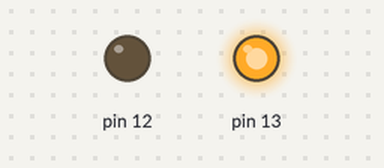
Recording of a sketch running on a simulated Arduino Uno, built with avr-gcc and run on an emulated ATmega328P. Shown: output pins drawn as LEDs (lit = HIGH).

Above: at 0.7 s.
At 5.2 s:
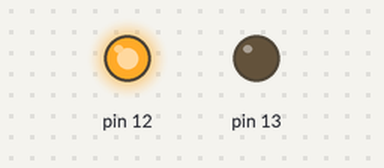
Timing chart, 0 to 6.9 s (numbered marks = the images above):
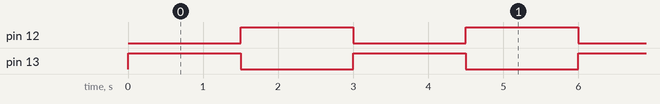

Measured:
- by itself, pin 12, pin 13: alternates HIGH for 1.5 s and LOW for 1.5 s

The sketch:

EJ1S3-ArduinoIDE.ino
```cpp
void setup() {
  pinMode(13, OUTPUT);
  pinMode(12, OUTPUT);
}

void loop() {
  digitalWrite(13, HIGH);
  digitalWrite(12, LOW);
  delay(1500); //Esperamos 1500ms (1.5s)
  digitalWrite(13, LOW);
  digitalWrite(12, HIGH);
  delay(1500); //Esperamos 1500ms (1.5s)
}
```
